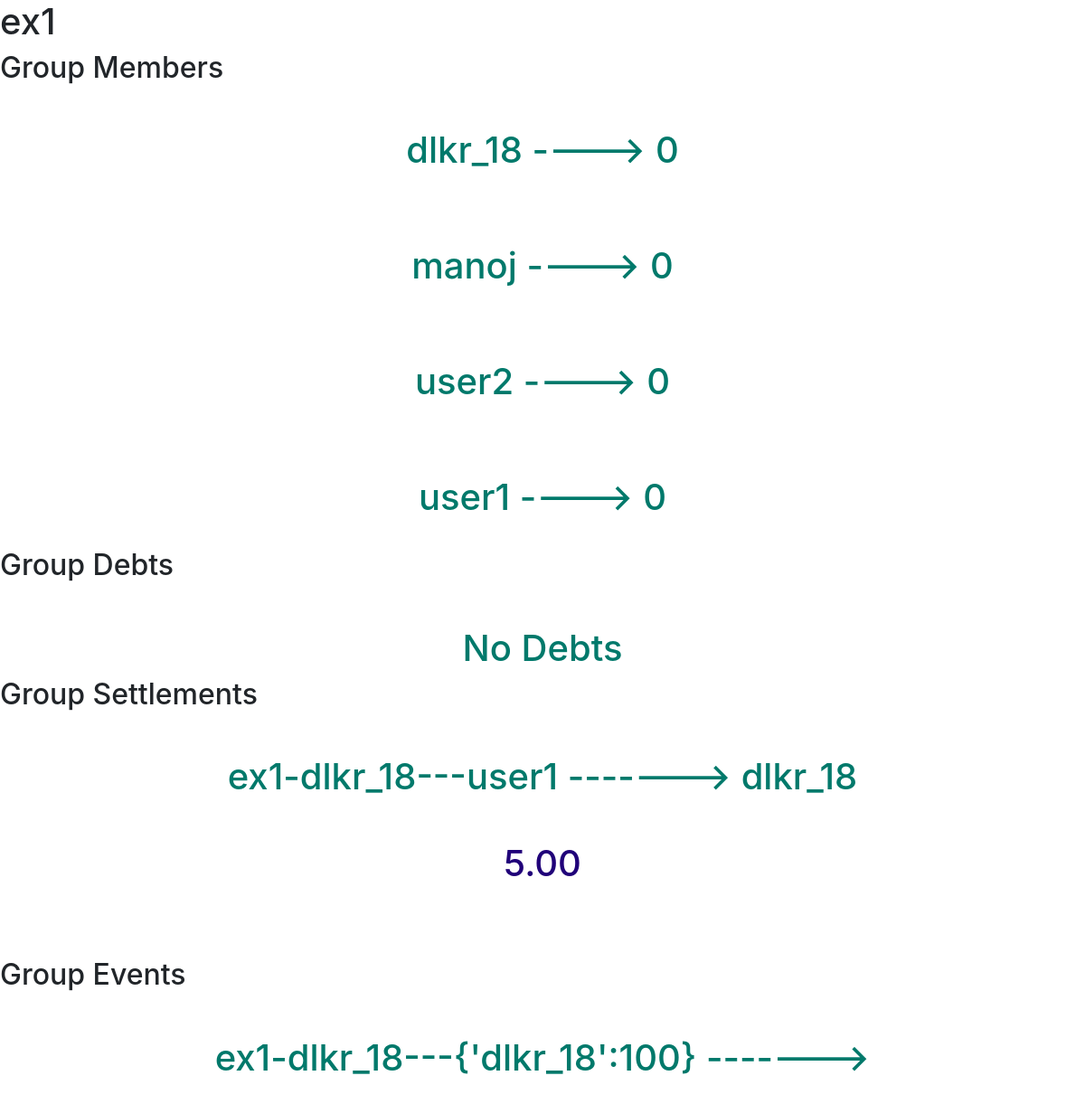
Page /core/groupInfo/38 on the committed database.
### core/models.py (models this page shows, shortened)
class Group(models.Model):
    groupName = models.CharField(max_length=128)
    groupAdmin = models.ForeignKey(settings.AUTH_USER_MODEL,default=1,on_delete=models.CASCADE)
    member = models.ForeignKey(User,on_delete=models.CASCADE, related_name="member")

class settlement(models.Model):
    groupName = models.CharField(max_length=128)
    groupAdmin = models.ForeignKey(User,on_delete=models.CASCADE, related_name="SettleAdmin",default=1)
    user1 = models.ForeignKey(User,on_delete=models.CASCADE, related_name="user1settlement")
    user2 = models.ForeignKey(User,on_delete=models.CASCADE, related_name="user2settlement")
    amount = models.DecimalField(max_digits=15, decimal_places=2)
    done_at = models.DateTimeField(auto_now_add=True)

class Event(models.Model):
    groupName = models.CharField(max_length=128)
    groupAdmin = models.ForeignKey(User,on_delete=models.CASCADE, related_name="EventAdmin",default=1)
    created_by = models.ForeignKey(settings.AUTH_USER_MODEL,default=1,on_delete=models.CASCADE)
    payers = models.CharField(max_length=256)
    bearers = models.CharField(max_length=256)
    description = models.CharField(max_length=256)
    created_at = models.DateTimeField(auto_now_add=True)
    eventType = models.CharField(max_length=9,choices=EVENT_TYPE_CHOICES,default="equal")

### core/views.py (the view)
# urls.py: path('groupInfo/<pk>',views.groupInfo, name='groupInfo'),
def groupInfo(request,pk):
    group = Group.objects.get(id = pk)
    group_name = group.groupName
    group_admin = group.groupAdmin
    members  = []
    members.append(group_admin)
    member_objects = Group.objects.filter(groupName = group_name,groupAdmin = group_admin)
    for mem in member_objects:
        members.append(mem.member)
    group_debts = Debt.objects.filter(groupName = group_name,groupAdmin = group_admin)
    group_personal_debts = {}
    for member in members:
        total=0
        person_debts_as_user1 = Debt.objects.filter(groupName = group_name,groupAdmin = group_admin,user1=member)
        person_debts_as_user2 =Debt.objects.filter(groupName = group_name,groupAdmin = group_admin,user2=member)
        for debt in person_debts_as_user1:
            total=total-float(debt.amount)
        for debt in person_debts_as_user2:
            total=total+float(debt.amount)
        group_personal_debts[member.username] = total
    group_settlements = settlement.objects.filter(groupName = group_name,groupAdmin = group_admin)
    group_events = Event.objects.filter(groupName = group_name,groupAdmin = group_admin)
    return render(request,'core/groupInfo.html',{'group_name':group_name,'group_admin':group_admin,'members':members,'group_personal_debts':group_personal_debts,'group_debts':group_debts,'group_settlements':group_settlements,'group_events':group_events})

### core/templates/core/groupInfo.html (shortened to what this page needs)
{% extends 'core/base_user.html' %}
{% block content %}
    <h1>{{group_name}}</h1>
    <h2>Group Members</h2>
    {%if members%}
    {% for key, value in group_personal_debts.items %}
        <h1 class='mt-5' style="text-align:center; color:#00796b;">{{key}} ----> {{ value }}</h1>
          <br>
          {% endfor %}
          {%else%}
           <h1 class='mt-5' style="text-align:center; color:#00796b;" >No Members</h1>
    {%endif%}
    <h2> Group Debts </h2>
    {%if group_debts%}
        {% for debt in group_debts %}
        <h1 class='mt-5' style="text-align:center; color:#00796b;">{{debt.groupName}}-{{debt.groupAdmin.username}}---{{debt.user1.username}} -------> {{debt.user2.username}} </h1>
        {%if debt.amount > 0%}
        <h1 class='mt-5' style="text-align:center; color:#200079;">{{debt.amount}}</h1>
        {%else%}
        <h1 class='mt-5' style="text-align:center; color:#ce3434;">{{debt.amount}}</h1>
        {%endif%}
        <a href="{% url 'core:settle' debt.pk %}" class='btn btn-success btn-sm '>Pay</a>
          <br><br><br>
          {% endfor %}
          {%else%}
           <h1 class='mt-5' style="text-align:center; color:#00796b;" >No Debts</h1>
    {%endif%}
    <h2>Group Settlements</h2>
    {%if group_settlements%}
        {% for debt in group_settlements %}
        <h1 class='mt-5' style="text-align:center; color:#00796b;">{{debt.groupName}}-{{debt.groupAdmin.username}}---{{debt.user1.username}} -------> {{debt.user2.username}} </h1>
        {%if debt.amount > 0%}
        <h1 class='mt-5' style="text-align:center; color:#200079;">{{debt.amount}}</h1>
        {%else%}
        <h1 class='mt-5' style="text-align:center; color:#ce3434;">{{debt.amount}}</h1>
        {%endif%}
          <br><br><br>
          {% endfor %}
          {%else%}
           <h1 class='mt-5' style="text-align:center; color:#00796b;" >No Settlements</h1>
    {%endif%}
    <h2>Group Events</h2>
    {%if group_events%}
        {% for event in group_events %}
        <h1 class='mt-5' style="text-align:center; color:#00796b;">{{event.groupName}}-{{event.groupAdmin.username}}---{{event.payers}} -------> {{debt.bearers}} </h1>
          <br><br><br>
          {% endfor %}
          {%else%}
           <h1 class='mt-5' style="text-align:center; color:#00796b;" >No Events</h1>
    {%endif%}
{% endblock %}

### rows in the picture
Group: groupName "ex1"
settlement: groupName "ex1", groupAdmin.username "dlkr_18", user1.username "user1", user2.username "dlkr_18", amount "5.00"
Event: groupName "ex1", groupAdmin.username "dlkr_18", payers "{'dlkr_18':100}"

### other values in the picture
{{ key }} "dlkr_18" "manoj" "user2" "user1"
{{ value }} "0" "0" "0" "0"
